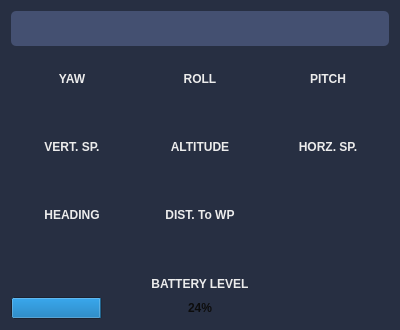
<?xml version="1.0" encoding="UTF-8"?>
<ui version="4.0">
 <class>UavStatWidget</class>
 <widget class="QWidget" name="UavStatWidget">
  <property name="geometry">
   <rect>
    <x>0</x>
    <y>0</y>
    <width>400</width>
    <height>330</height>
   </rect>
  </property>
  <property name="minimumSize">
   <size>
    <width>400</width>
    <height>330</height>
   </size>
  </property>
  <property name="maximumSize">
   <size>
    <width>800</width>
    <height>364</height>
   </size>
  </property>
  <property name="font">
   <font>
    <weight>75</weight>
    <bold>true</bold>
   </font>
  </property>
  <property name="windowTitle">
   <string>Form</string>
  </property>
  <property name="autoFillBackground">
   <bool>false</bool>
  </property>
  <property name="styleSheet">
   <string notr="true">background-color: rgb(39, 47, 66);
color: rgb(236, 236, 236);
border-radius: 5px;</string>
  </property>
  <layout class="QVBoxLayout" name="verticalLayout_3">
   <item>
    <widget class="QLineEdit" name="flightModeDisplay">
     <property name="minimumSize">
      <size>
       <width>0</width>
       <height>35</height>
      </size>
     </property>
     <property name="styleSheet">
      <string notr="true">background-color: rgb(68, 80, 113);</string>
     </property>
     <property name="text">
      <string/>
     </property>
     <property name="alignment">
      <set>Qt::AlignCenter</set>
     </property>
     <property name="readOnly">
      <bool>true</bool>
     </property>
    </widget>
   </item>
   <item>
    <spacer name="horizontalSpacer">
     <property name="orientation">
      <enum>Qt::Horizontal</enum>
     </property>
     <property name="sizeHint" stdset="0">
      <size>
       <width>40</width>
       <height>20</height>
      </size>
     </property>
    </spacer>
   </item>
   <item>
    <layout class="QVBoxLayout" name="verticalLayout">
     <item>
      <layout class="QHBoxLayout" name="horizontalLayout">
       <item>
        <widget class="QLabel" name="yawLabel">
         <property name="text">
          <string>YAW</string>
         </property>
         <property name="alignment">
          <set>Qt::AlignCenter</set>
         </property>
        </widget>
       </item>
       <item>
        <widget class="QLabel" name="rollLabel">
         <property name="text">
          <string>ROLL</string>
         </property>
         <property name="alignment">
          <set>Qt::AlignCenter</set>
         </property>
        </widget>
       </item>
       <item>
        <widget class="QLabel" name="pitchLabel">
         <property name="text">
          <string>PITCH</string>
         </property>
         <property name="alignment">
          <set>Qt::AlignCenter</set>
         </property>
        </widget>
       </item>
      </layout>
     </item>
     <item>
      <layout class="QHBoxLayout" name="horizontalLayout_2">
       <item>
        <widget class="QLineEdit" name="yawDisplay">
         <property name="font">
          <font>
           <pointsize>16</pointsize>
           <weight>75</weight>
           <bold>true</bold>
          </font>
         </property>
         <property name="inputMask">
          <string/>
         </property>
         <property name="text">
          <string/>
         </property>
         <property name="cursorPosition">
          <number>0</number>
         </property>
         <property name="alignment">
          <set>Qt::AlignCenter</set>
         </property>
         <property name="readOnly">
          <bool>true</bool>
         </property>
        </widget>
       </item>
       <item>
        <widget class="QLineEdit" name="rollDisplay">
         <property name="font">
          <font>
           <pointsize>16</pointsize>
           <weight>75</weight>
           <bold>true</bold>
          </font>
         </property>
         <property name="inputMask">
          <string/>
         </property>
         <property name="text">
          <string/>
         </property>
         <property name="alignment">
          <set>Qt::AlignCenter</set>
         </property>
         <property name="readOnly">
          <bool>true</bool>
         </property>
        </widget>
       </item>
       <item>
        <widget class="QLineEdit" name="pitchDisplay">
         <property name="font">
          <font>
           <pointsize>16</pointsize>
           <weight>75</weight>
           <bold>true</bold>
          </font>
         </property>
         <property name="inputMask">
          <string/>
         </property>
         <property name="text">
          <string/>
         </property>
         <property name="alignment">
          <set>Qt::AlignCenter</set>
         </property>
         <property name="readOnly">
          <bool>true</bool>
         </property>
        </widget>
       </item>
      </layout>
     </item>
     <item>
      <spacer name="horizontalSpacer_2">
       <property name="orientation">
        <enum>Qt::Horizontal</enum>
       </property>
       <property name="sizeHint" stdset="0">
        <size>
         <width>40</width>
         <height>20</height>
        </size>
       </property>
      </spacer>
     </item>
     <item>
      <layout class="QHBoxLayout" name="horizontalLayout_3">
       <item>
        <widget class="QLabel" name="verticalSpaceLabel">
         <property name="text">
          <string>VERT. SP.</string>
         </property>
         <property name="alignment">
          <set>Qt::AlignCenter</set>
         </property>
        </widget>
       </item>
       <item>
        <widget class="QLabel" name="altitudeLabel">
         <property name="text">
          <string>ALTITUDE</string>
         </property>
         <property name="alignment">
          <set>Qt::AlignCenter</set>
         </property>
        </widget>
       </item>
       <item>
        <widget class="QLabel" name="horizontalSpaceLabel">
         <property name="text">
          <string>HORZ. SP.</string>
         </property>
         <property name="alignment">
          <set>Qt::AlignCenter</set>
         </property>
        </widget>
       </item>
      </layout>
     </item>
     <item>
      <layout class="QHBoxLayout" name="horizontalLayout_4">
       <item>
        <widget class="QLineEdit" name="verticalSpaceDisplay">
         <property name="font">
          <font>
           <pointsize>16</pointsize>
           <weight>75</weight>
           <bold>true</bold>
          </font>
         </property>
         <property name="inputMask">
          <string/>
         </property>
         <property name="text">
          <string/>
         </property>
         <property name="alignment">
          <set>Qt::AlignCenter</set>
         </property>
         <property name="readOnly">
          <bool>true</bool>
         </property>
        </widget>
       </item>
       <item>
        <widget class="QLineEdit" name="altitudeDisplay">
         <property name="font">
          <font>
           <pointsize>16</pointsize>
           <weight>75</weight>
           <bold>true</bold>
          </font>
         </property>
         <property name="inputMask">
          <string/>
         </property>
         <property name="text">
          <string/>
         </property>
         <property name="alignment">
          <set>Qt::AlignCenter</set>
         </property>
         <property name="readOnly">
          <bool>true</bool>
         </property>
        </widget>
       </item>
       <item>
        <widget class="QLineEdit" name="horizontalSpaceDisplay">
         <property name="font">
          <font>
           <pointsize>16</pointsize>
           <weight>75</weight>
           <bold>true</bold>
          </font>
         </property>
         <property name="inputMask">
          <string/>
         </property>
         <property name="text">
          <string/>
         </property>
         <property name="alignment">
          <set>Qt::AlignCenter</set>
         </property>
         <property name="readOnly">
          <bool>true</bool>
         </property>
        </widget>
       </item>
      </layout>
     </item>
     <item>
      <spacer name="horizontalSpacer_3">
       <property name="orientation">
        <enum>Qt::Horizontal</enum>
       </property>
       <property name="sizeHint" stdset="0">
        <size>
         <width>40</width>
         <height>20</height>
        </size>
       </property>
      </spacer>
     </item>
     <item>
      <layout class="QHBoxLayout" name="horizontalLayout_5">
       <item>
        <widget class="QLabel" name="headingLabel">
         <property name="text">
          <string>HEADING</string>
         </property>
         <property name="alignment">
          <set>Qt::AlignCenter</set>
         </property>
        </widget>
       </item>
       <item>
        <widget class="QLabel" name="distanceToWayPointLabel">
         <property name="text">
          <string>DIST. To WP</string>
         </property>
         <property name="alignment">
          <set>Qt::AlignCenter</set>
         </property>
        </widget>
       </item>
       <item>
        <widget class="QLabel" name="label_placeholder">
         <property name="text">
          <string/>
         </property>
        </widget>
       </item>
      </layout>
     </item>
     <item>
      <layout class="QHBoxLayout" name="horizontalLayout_6">
       <item>
        <widget class="QLineEdit" name="headingDisplay">
         <property name="maximumSize">
          <size>
           <width>16777215</width>
           <height>16777215</height>
          </size>
         </property>
         <property name="font">
          <font>
           <pointsize>16</pointsize>
           <weight>75</weight>
           <bold>true</bold>
          </font>
         </property>
         <property name="inputMask">
          <string/>
         </property>
         <property name="text">
          <string/>
         </property>
         <property name="alignment">
          <set>Qt::AlignCenter</set>
         </property>
         <property name="readOnly">
          <bool>true</bool>
         </property>
        </widget>
       </item>
       <item>
        <widget class="QLineEdit" name="waypointDisplay">
         <property name="font">
          <font>
           <pointsize>16</pointsize>
           <weight>75</weight>
           <bold>true</bold>
          </font>
         </property>
         <property name="inputMask">
          <string/>
         </property>
         <property name="text">
          <string/>
         </property>
         <property name="alignment">
          <set>Qt::AlignCenter</set>
         </property>
         <property name="readOnly">
          <bool>true</bool>
         </property>
        </widget>
       </item>
       <item>
        <widget class="QLineEdit" name="ledit_placeholder"/>
       </item>
      </layout>
     </item>
    </layout>
   </item>
   <item>
    <spacer name="horizontalSpacer_4">
     <property name="orientation">
      <enum>Qt::Horizontal</enum>
     </property>
     <property name="sizeHint" stdset="0">
      <size>
       <width>40</width>
       <height>20</height>
      </size>
     </property>
    </spacer>
   </item>
   <item>
    <widget class="QLabel" name="batteryLabel">
     <property name="text">
      <string>BATTERY LEVEL</string>
     </property>
     <property name="alignment">
      <set>Qt::AlignCenter</set>
     </property>
    </widget>
   </item>
   <item>
    <widget class="QProgressBar" name="batteryProgressBar">
     <property name="styleSheet">
      <string notr="true">color: rgb(12, 12, 12);</string>
     </property>
     <property name="value">
      <number>24</number>
     </property>
     <property name="alignment">
      <set>Qt::AlignCenter</set>
     </property>
     <property name="invertedAppearance">
      <bool>false</bool>
     </property>
    </widget>
   </item>
  </layout>
 </widget>
 <resources/>
 <connections/>
</ui>
